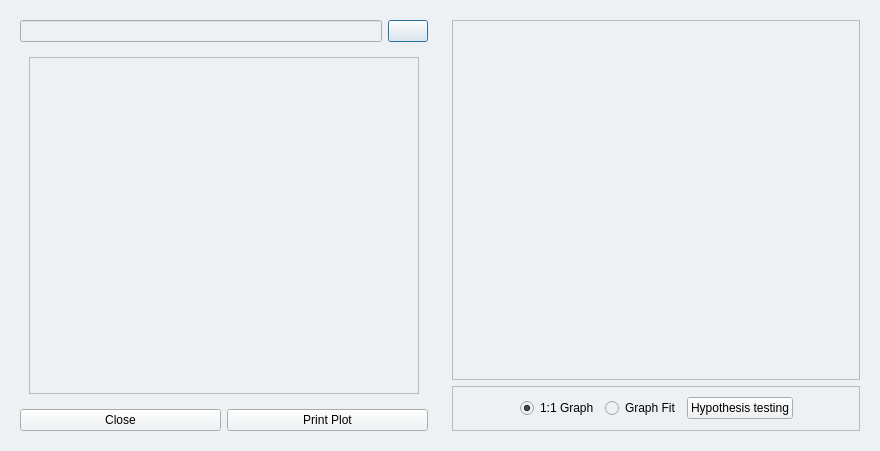
<?xml version="1.0" encoding="UTF-8"?>
<ui version="4.0">
 <class>Dialog</class>
 <widget class="QDialog" name="Dialog">
  <property name="geometry">
   <rect>
    <x>0</x>
    <y>0</y>
    <width>880</width>
    <height>451</height>
   </rect>
  </property>
  <property name="windowTitle">
   <string>Dialog</string>
  </property>
  <property name="styleSheet">
   <string notr="true">/* Background color for main window*/
background-color: #eef1f4


</string>
  </property>
  <layout class="QGridLayout" name="gridLayout_4">
   <item row="0" column="0">
    <widget class="QFrame" name="frame_2">
     <property name="minimumSize">
      <size>
       <width>300</width>
       <height>0</height>
      </size>
     </property>
     <property name="frameShape">
      <enum>QFrame::NoFrame</enum>
     </property>
     <property name="frameShadow">
      <enum>QFrame::Raised</enum>
     </property>
     <layout class="QGridLayout" name="gridLayout_2">
      <item row="0" column="0">
       <layout class="QHBoxLayout" name="horizontalLayout">
        <item>
         <widget class="QLineEdit" name="results"/>
        </item>
        <item>
         <widget class="QPushButton" name="browse">
          <property name="text">
           <string/>
          </property>
         </widget>
        </item>
       </layout>
      </item>
      <item row="1" column="0">
       <widget class="QScrollArea" name="scrollArea">
        <property name="frameShape">
         <enum>QFrame::NoFrame</enum>
        </property>
        <property name="widgetResizable">
         <bool>true</bool>
        </property>
        <widget class="QWidget" name="scrollAreaWidgetContents">
         <property name="geometry">
          <rect>
           <x>0</x>
           <y>0</y>
           <width>410</width>
           <height>353</height>
          </rect>
         </property>
         <layout class="QGridLayout" name="gridLayout">
          <item row="0" column="0">
           <widget class="QTextEdit" name="textEdit"/>
          </item>
         </layout>
        </widget>
       </widget>
      </item>
      <item row="2" column="0">
       <layout class="QHBoxLayout" name="horizontalLayout_2">
        <item>
         <widget class="QPushButton" name="pushButton_3">
          <property name="text">
           <string>Close</string>
          </property>
         </widget>
        </item>
        <item>
         <widget class="QPushButton" name="print_graph">
          <property name="text">
           <string>Print Plot</string>
          </property>
         </widget>
        </item>
       </layout>
      </item>
     </layout>
    </widget>
   </item>
   <item row="0" column="1">
    <widget class="QFrame" name="frame_3">
     <property name="frameShape">
      <enum>QFrame::NoFrame</enum>
     </property>
     <property name="frameShadow">
      <enum>QFrame::Raised</enum>
     </property>
     <layout class="QGridLayout" name="gridLayout_3">
      <item row="0" column="0">
       <widget class="QFrame" name="frame">
        <property name="minimumSize">
         <size>
          <width>400</width>
          <height>360</height>
         </size>
        </property>
        <property name="frameShape">
         <enum>QFrame::StyledPanel</enum>
        </property>
        <property name="frameShadow">
         <enum>QFrame::Raised</enum>
        </property>
       </widget>
      </item>
      <item row="1" column="0">
       <widget class="QFrame" name="frame_4">
        <property name="frameShape">
         <enum>QFrame::StyledPanel</enum>
        </property>
        <property name="frameShadow">
         <enum>QFrame::Raised</enum>
        </property>
        <layout class="QGridLayout" name="gridLayout_5">
         <item row="0" column="4">
          <spacer name="horizontalSpacer_2">
           <property name="orientation">
            <enum>Qt::Horizontal</enum>
           </property>
           <property name="sizeHint" stdset="0">
            <size>
             <width>40</width>
             <height>20</height>
            </size>
           </property>
          </spacer>
         </item>
         <item row="0" column="1">
          <widget class="QRadioButton" name="one_one">
           <property name="text">
            <string>1:1 Graph</string>
           </property>
           <property name="checked">
            <bool>true</bool>
           </property>
          </widget>
         </item>
         <item row="0" column="0">
          <spacer name="horizontalSpacer">
           <property name="orientation">
            <enum>Qt::Horizontal</enum>
           </property>
           <property name="sizeHint" stdset="0">
            <size>
             <width>40</width>
             <height>20</height>
            </size>
           </property>
          </spacer>
         </item>
         <item row="0" column="2">
          <widget class="QRadioButton" name="graph_fit">
           <property name="text">
            <string>Graph Fit</string>
           </property>
          </widget>
         </item>
         <item row="0" column="3">
          <widget class="QPushButton" name="bootstraping">
           <property name="text">
            <string>Hypothesis testing</string>
           </property>
          </widget>
         </item>
        </layout>
       </widget>
      </item>
     </layout>
    </widget>
   </item>
  </layout>
 </widget>
 <resources/>
 <connections/>
</ui>
